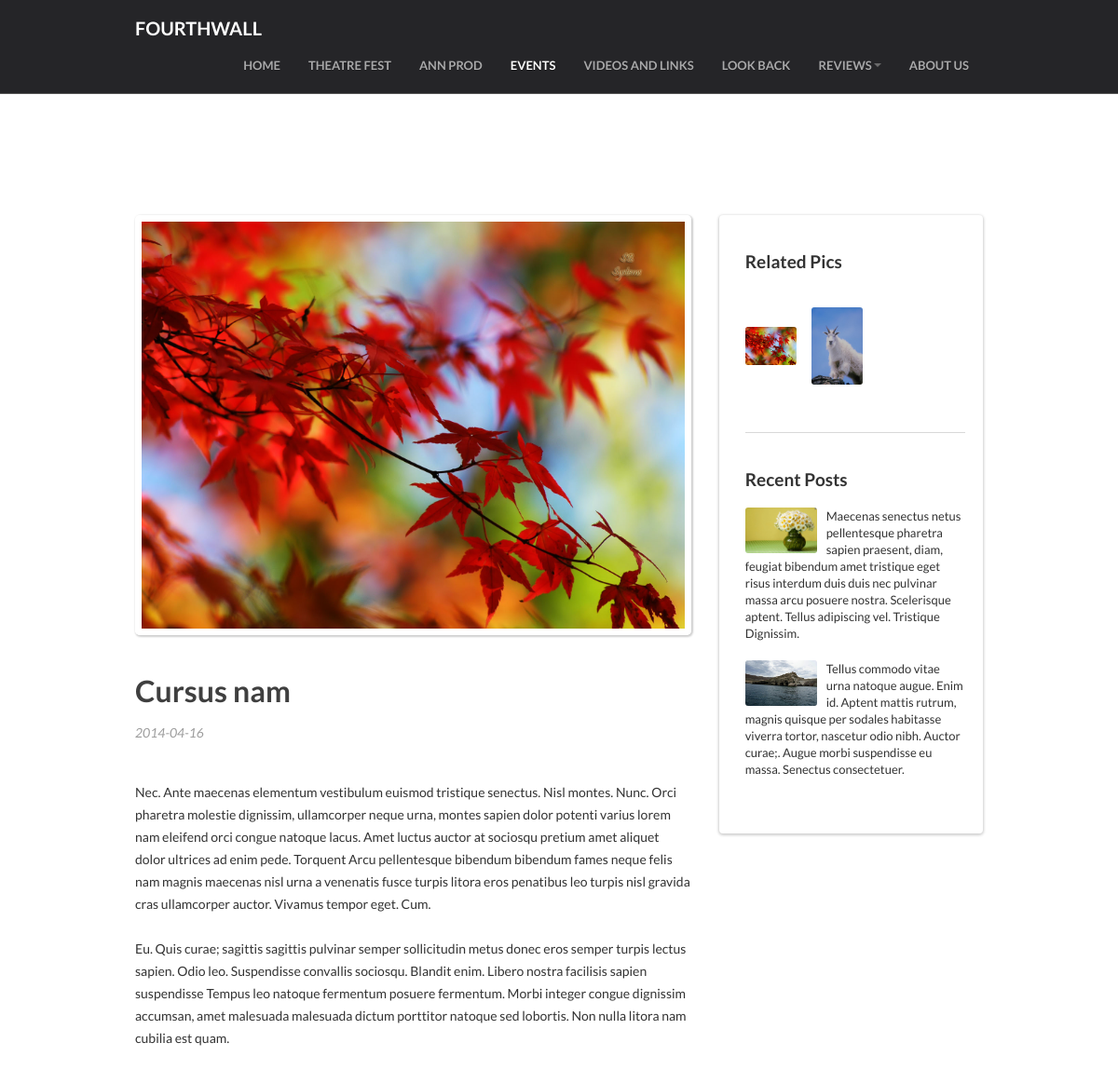
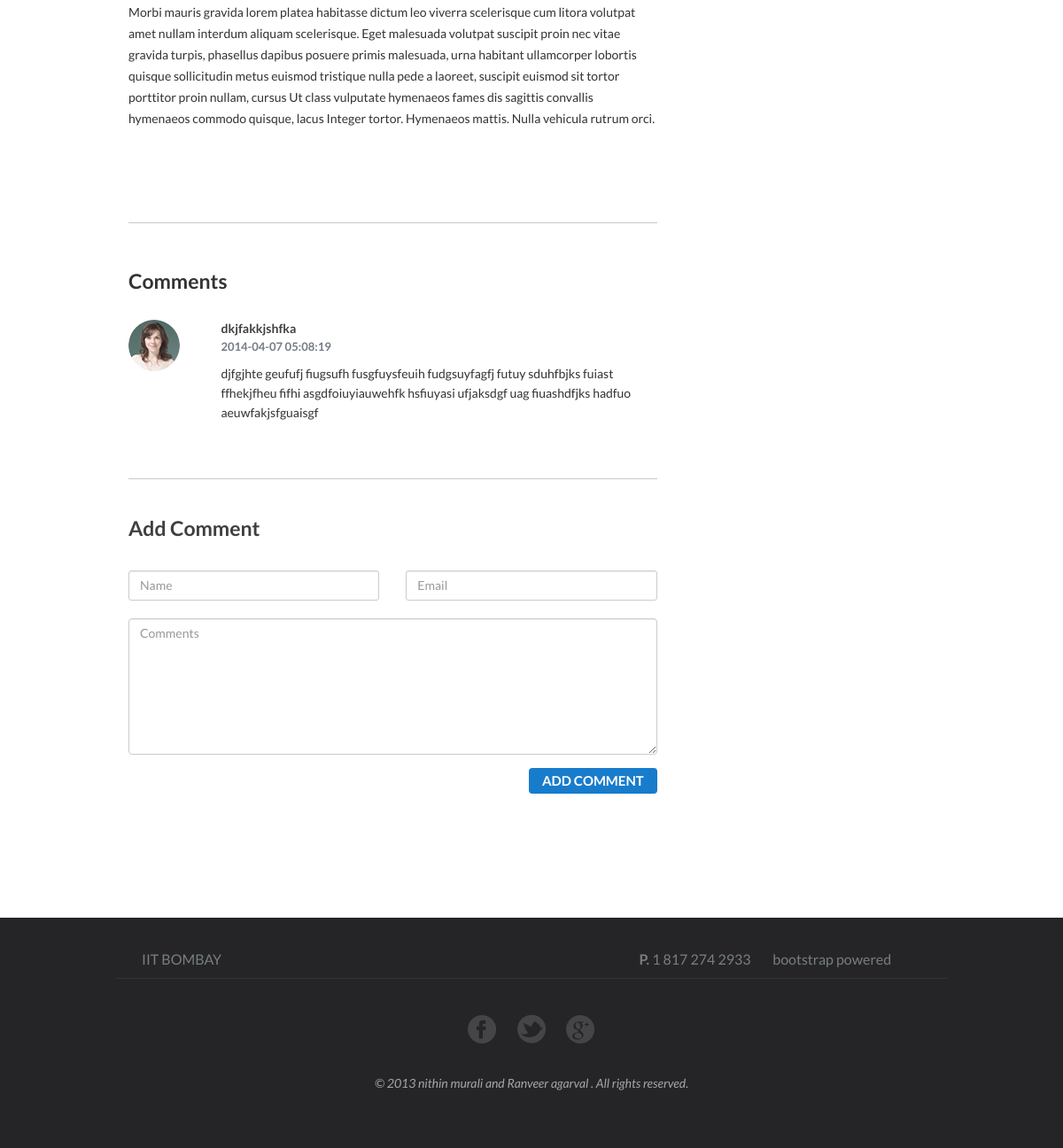
The app's page /blogpost.php?type=events&id=2 with its own data (2 pictures, top to bottom).
### tables this page shows
CREATE TABLE IF NOT EXISTS `events` (
  `ID` int(11) NOT NULL AUTO_INCREMENT,
  `name` varchar(255) NOT NULL,
  `descr` text NOT NULL,
  `content` mediumtext,
  `dated` date DEFAULT NULL,
  `type` int(11) NOT NULL,
  PRIMARY KEY (`ID`)
);

CREATE TABLE IF NOT EXISTS `comments` (
  `id` tinyint(1) NOT NULL AUTO_INCREMENT,
  `name` varchar(100) NOT NULL,
  `time` datetime NOT NULL DEFAULT CURRENT_TIMESTAMP,
  `email` varchar(255) NOT NULL,
  `comment` text NOT NULL,
  `for_id` int(11) NOT NULL,
  `for_type` varchar(50) NOT NULL COMMENT 'reviews,events',
  `status` tinyint(1) NOT NULL DEFAULT '-1',
  PRIMARY KEY (`id`)
);

### blogpost.php (the view, shortened to what this page needs)
<!DOCTYPE html>
<html>
<head>
    <link href="css/bootstrap/bootstrap.min.css" rel="stylesheet" />
    <link rel="stylesheet" href="css/compiled/bootstrap-overrides.css" type="text/css" />
    <link rel="stylesheet" type="text/css" href="css/compiled/theme.css" />
    <link rel="stylesheet" type="text/css" href="css/lib/animate.css" media="screen, projection" />
    <link rel="stylesheet" href="css/compiled/blogpost.css" type="text/css" media="screen" />
</head>
<body>
     <?php include 'nav-bar static.php'; ?>
    <div id="blog_post">
        <div class="container">
        <?php
                    $con=mysqli_connect("localhost","root","","fourthwall");
                    if (mysqli_connect_errno())
                    {
                      echo "Failed to connect to MySQL: " . mysqli_connect_error();
                    }
                    else
                    {
                        $results = mysqli_query($con,"SELECT * FROM ".$_GET["type"]." WHERE ID = ".$_GET['id']) or die('cant fetch data');
                        $row = mysqli_fetch_array($results);
                    }
                    $files = scandir('img/'.$_GET["type"].' pics');
                    foreach($files as $file)
                    {
                         if($file=='.' || $file == '..') continue;
                          $picid=explode('.', $file);
                          if(trim($picid[0])==$_GET['id']."@1")
                          {
                            $mainpic=$file;
                            break;
                          }
                    }
            echo '
            <div class="row">
                <div class="col-sm-8">
                    <img id="main_pic" class="post_pic img-responsive" src="img/'.$_GET["type"].' pics/'.$mainpic.'" />
                    <div class="post_content">
                        <h2>'.$row["name"].'</h2>
                        <span class="date">'.$row["dated"].'</span>
                        <p>
                          '.$row['content'].'
                        </p>
                        ';
                    echo '
                    </div>
                    <div class="comments">
                        <h4>Comments</h4>
                        ';
                        $did=$_GET['id'];
                        $dtype=$_GET["type"];
                    $comments = mysqli_query($con,"SELECT * FROM comments WHERE for_id = $did AND for_type = '".$dtype."' ") or die('cant fetch data');
                    foreach ($comments as $crow) {
                        if ($crow["status"]==1 ) {
                        echo'
                            <div class="comment">
                                <div class="row">
                                    <div class="col-sm-2">
                                        <img src="img/user-display.png" class="img-circle author_pic" />
                                    </div>
                                    <div class="col-sm-10">
                                        <div class="name">
                                            '.$crow["name"].'
                                        </div>
                                        <div class="date">
                                            '.$crow["time"].'
                                        </div>
                                        <div class="response">
                                           '.$crow["comment"].'
                                        </div>
                                    </div>
                                </div>
                            </div>
                        ';
                    }
                };
                echo '
                    </div>
                    <div class="new_comment">
                        <h4>Add Comment</h4>
                        <form action="#" method="post" id="new_comment_form">
                            <div class="row">
                                <div class="col-sm-6">
                                    <input type="text" placeholder="Name" name="name" class="form-control"/>
                                </div>
                                <div class="col-sm-6">
                                    <input type="text" placeholder="Email" name="email" class="form-control"/>
                                    <input type="hidden" placeholder="Email" name="for_id" value="'.$_GET["id"].'"/>
                                    <input type="hidden" placeholder="Email" name="for_type" value="'.$_GET["type"].'"/>
                                </div>
                            </div>
                            <div class="row">
                                <div class="col-sm-12">
                                    <textarea placeholder="Comments" rows="7" name="comment" class="form-control"></textarea>
                                </div>
                            </div>
                            <div class="row">
                                <div class="col-sm-12">
                                    <a href="#" id="add_cmt" class="btn send">Add comment</a>
                                </div>
                            </div>
                        </form>
                    </div>
                </div>
                ';
                echo'
                <div class="col-sm-4">
                    <div class="sidebar">
                        <div class="box">
                            <div class="sidebar_header">
                                <h4>Related Pics</h4>
                            </div>
                            <ul class="recent_photos">
                                ';
                    $files = scandir('img/'.$_GET["type"].' pics');
                    foreach($files as $file)
                    {
                         if($file=='.' || $file == '..') continue;
                          $picid=explode('@', $file);
                          if(trim($picid[0])==$_GET['id'])
                          {
                            echo'
                                        <li>
                                            <a href="javascript:void(0);" ><img class="blog_pic" src= "img/'.$_GET["type"].' pics/'.$file.'"></a></li>
                                ';
                          }
                    }
                    echo '
                            </ul>
                        </div>
                        <div class="box last">
                            <div class="sidebar_header">
                                <h4>Recent Posts</h4>
                            </div>';
                    $recent_posts = mysqli_query($con,"SELECT * FROM events ORDER BY dated ASC") or die('cant fetch data');
                    $n=0;
                    foreach ($recent_posts as $prow) {
                    $files = scandir('img/events pics');
                    foreach($files as $file)
                    {
                         if($file=='.' || $file == '..') continue;
                          $picid=explode('.', $file);
                          if(trim($picid[0])==$prow["ID"]."@1")
                          {
                            $mainpic1=$file;
                            break;
                          }
                    }
                    echo '
                            <div class="recent">
                            <a href="blogpost.php?type=events&id='.$prow["ID"].'">
                                <span>
                                    <img src="img/events pics/'.$mainpic1.'" alt="">
                                </span></a>
                                <p>'.$prow["descr"].'</p>
                            </div>
                        ';
                        $n++;
                        if($n==2)break;
                    }
                    echo '
                    </div>
                    </div>
                </div>
            </div>
        </div>  ';
    ?>
    <?php include 'footer.php'; ?>
</body>
</html>

### css/compiled/theme.css (style rules this page uses)
html { margin: 0; }
body { position: relative; -webkit-font-smoothing: antialiased; font-family: 'Lato', sans-serif !important; padding-top: 107px; line-height: 20px; }
body h1, body h2, body h3, body h4, body h5, body h6, body .h1, body .h2, body .h3, body .h4, body .h5, body .h6 { font-family: 'Lato', sans-serif !important; font-weight: bold; color: inherit; text-rendering: optimizelegibility; }
body h1, body h2, body h3 { line-height: 40px; }
body h2 { font-size: 31.5px; }
input[type="text"], input[type="password"], input[type="submit"], textarea { font-family: 'Lato', Helvetica; }

### css/compiled/blogpost.css (style rules this page uses)
#blog_post { margin-top: 70px; }
#blog_post .post_pic { border: 7px solid #fff; border-radius: 5px; box-shadow: 1px 1px 2px 1px #cfcfcf; max-width: 597px; }
#blog_post .post_content { margin-top: 40px; padding-bottom: 90px; border-bottom: 1px solid #cacaca; box-shadow: 0px 1px 0px 0px white; }
#blog_post .post_content h2 { font-size: 32px; color: #3F3F3F; margin-bottom: 15px; }
#blog_post .post_content span.date { width: 100%; font-size: 14px; font-style: italic; margin-bottom: 42px; display: block; color: #9C9C9C; }
#blog_post .post_content p { line-height: 24px; margin-bottom: 15px; }
#blog_post .comments { margin-top: 3px; padding-top: 50px; border-bottom: 1px solid #cacaca; box-shadow: 0px 1px 0px 0px white; padding-bottom: 3px; }
#blog_post .comments h4 { font-size: 23px; margin-top: 0; margin-bottom: 25px; }
#blog_post .comments .comment { margin-bottom: 60px; margin-top: 30px; }
#blog_post .comments .comment .name { font-weight: bold; color: #3F3F3F; font-size: 14px; }
#blog_post .comments .comment .date { font-size: 13px; font-weight: bold; color: #747B85; }
#blog_post .comments .comment .response { margin-top: 10px; line-height: 22px; font-size: 14px; }
#blog_post .new_comment { padding-top: 30px; margin-top: 3px; }
#blog_post .new_comment h4 { font-size: 23px; color: #3F3F3F; }
#blog_post .new_comment form { margin-top: 35px; }
#blog_post .new_comment form input[type="text"] { border-radius: 3px; }
#blog_post .new_comment form textarea { margin-top: 20px; }
#blog_post .new_comment form a.send { float: right; color: #fff; border: 0 none; background: #187CCC; text-shadow: none; padding: 4px 15px 4px; box-shadow: none; text-transform: uppercase; font-size: 15px; font-weight: bold; margin-top: 15px; -webkit-transition: background linear .2s, box-shadow linear .2s; -moz-transition: background linear .2s, box-shadow linear .2s; -o-transition: background linear .2s, box-shadow linear .2s; transition: background linear .2s, box-shadow linear .2s; }
#blog_post .sidebar { margin: 0; padding: 40px 19px 40px 28px; background: #fff; border-radius: 4px; box-shadow: 0 1px 3px 1px #cfcfcf; float: right; }
#blog_post .sidebar .box { padding-bottom: 30px; overflow: hidden; margin-bottom: 40px; border-bottom: 1px solid #d8d8d8; }
#blog_post .sidebar .last { border: 0 none; padding: 0; margin-bottom: 0; }
#blog_post .sidebar .box .recent { width: 100%; margin-bottom: 20px; float: left; }
#blog_post .sidebar .box .recent span img { float: left; margin-right: 10px; max-width: 77px; border-radius: 3px; }
#blog_post .sidebar .box .recent p { margin: 0; line-height: 18px; font-size: 13px; }
#blog_post .sidebar .sidebar_header { margin-bottom: 20px; }
#blog_post .sidebar .sidebar_header h4 { font-size: 19px; margin: 0; }
#blog_post .sidebar ul.recent_photos { list-style-type: none; margin-left: 0px; padding: 18px 0 0 0; }
#blog_post .sidebar ul.recent_photos li { list-style: none; display: inline-block; margin-right: 14px; margin-bottom: 11px; }
#blog_post .sidebar ul.recent_photos li a img { max-width: 55px; border-radius: 3px; }

### records on screen
events: name "Cursus nam", dated "2014-04-16", content "Nec. Ante maecenas elementum vestibulum euismod tristique senectus. Nisl montes. Nunc. Orci pharetra molestie dignissim, ullamcorper neque urna, montes sapien dolor potenti varius lorem nam eleifend orci congue natoque lacus. Amet luctus auctor at sociosqu pretium amet aliquet dolor ultrices ad enim pede. Torquent Arcu pellentesque bibendum bibendum fames neque felis nam magnis maecenas nisl urna a venenatis fusce turpis litora eros penatibus leo turpis nisl gravida cras ullamcorper auctor. Vivamus tempor eget. Cum. Eu. Quis curae; sagittis sagittis pulvinar semper sollicitudin metus donec eros semper turpis lectus sapien. Odio leo. Suspendisse convallis sociosqu. Blandit enim. Libero…"
comments: status 1 (drawn), name "dkjfakkjshfka", time "2014-04-07 05:08:19", comment "djfgjhte geufufj fiugsufh fusgfuysfeuih fudgsuyfagfj futuy sduhfbjks fuiast ffhekjfheu fifhi asgdfoiuyiauwehfk hsfiuyasi ufjaksdgf uag fiuashdfjks hadfuo aeuwfakjsfguaisgf"
events: shows a picture, descr "Maecenas senectus netus pellentesque pharetra sapien praesent, diam, feugiat bibendum amet tristique eget risus interdum duis duis nec pulvinar massa arcu posuere nostra. Scelerisque aptent. Tellus adipiscing vel. Tristique Dignissim."
events: shows a picture, descr "Tellus commodo vitae urna natoque augue. Enim id. Aptent mattis rutrum, magnis quisque per sodales habitasse viverra tortor, nascetur odio nibh. Auctor curae;. Augue morbi suspendisse eu massa. Senectus consectetuer."
